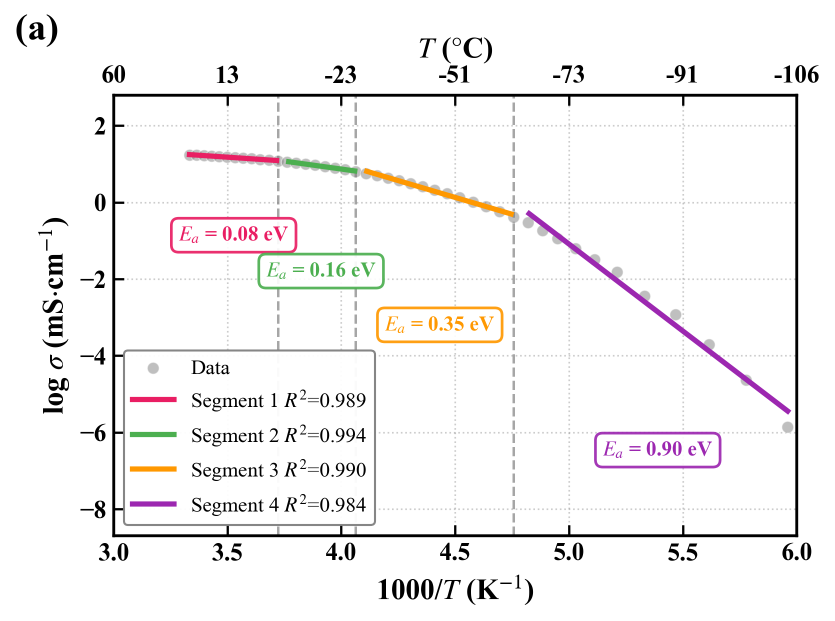
#> input picture paper_figure/figure1_arrhenius_S8-3-9-3_4segments.png, 1669 x 1242 px (shown at 1/2 size)
$ python plot_figure3_composite.py
#> lines starting #> are read from the running program, lines starting #| are printed output that depends on the picture
### paper_figure/am_style_config.py
# -*- coding: utf-8 -*-
"""
Advanced Materials (AM) 期刊绘图风格配置
统一的颜色方案和字体设置

配色参考:
- 主色调：采用高对比度、印刷友好的配色
- S8 (Sepiolite/凹凸棒石): 粉红色系 #E91E63
- S60 (Montmorillonite/蒙脱石): 蓝色系 #2196F3
"""

import sys
import io

# 修复 Windows 控制台编码问题
if sys.platform == 'win32':
    try:
        sys.stdout = io.TextIOWrapper(sys.stdout.buffer, encoding='utf-8', errors='replace')
        sys.stderr = io.TextIOWrapper(sys.stderr.buffer, encoding='utf-8', errors='replace')
    except Exception:
        pass

import matplotlib.pyplot as plt
import matplotlib as mpl

# =============================================================================
# AM 期刊标准颜色方案
# =============================================================================

# 材料颜色 (Material Colors)
COLORS = {
    # 主材料颜色
    'S8': '#E91E63',        # 粉红色 (Pink) - Sepiolite
    'S60': '#2196F3',       # 蓝色 (Blue) - Montmorillonite

    # Segment 颜色 (与 Figure 1 保持一致)
    'segment1': '#E91E63',  # 粉红 (高温段)
    'segment2': '#4CAF50',  # 绿色 (次高温)
    'segment3': '#FF9800',  # 橙色 (次低温)
    'segment4': '#9C27B0',  # 紫色 (低温段)

    # 温区颜色
    'high_temp': '#E53935',    # 红色 (高温 >270K)
    'mid_temp': '#43A047',     # 绿色 (中温 230-270K)
    'low_temp': '#1E88E5',     # 蓝色 (低温 <230K)

    # 辅助颜色
    'fit_line': '#D32F2F',     # 拟合线 (深红)
    'ci_fill': '#BBDEFB',      # 置信区间填充 (浅蓝)
    'ci_fill_pink': '#F8BBD0', # 置信区间填充 (浅粉)
    'grid': '#9E9E9E',         # 网格线 (灰色)
    'reference': '#757575',    # 参考线 (深灰)
    'data_point': '#2C3E50',   # 数据点 (深灰蓝)

    # 梯度色 (用于SHAP等)
    'gradient_pos': '#D32F2F',  # 正向影响 (红)
    'gradient_neg': '#1976D2',  # 负向影响 (蓝)

    # 对比色
    'observed': '#2C3E50',      # 观测值 (深灰)
    'predicted': '#E91E63',     # 预测值 (粉红)

    # Meyer-Neldel 分析颜色
    'mn_s8': '#E91E63',
    'mn_s60': '#2196F3',
    'mn_s8_high': '#F48FB1',   # S8 高温 (浅粉)
    'mn_s8_low': '#AD1457',    # S8 低温 (深粉)
}

# =============================================================================
# AM 期刊字体和尺寸标准
# =============================================================================

# RC 参数配置
AM_RCPARAMS = {
    # 字体
    'font.family': 'sans-serif',
    'font.sans-serif': ['Arial', 'Helvetica', 'DejaVu Sans'],
    'font.size': 10,

    # 坐标轴
    'axes.labelsize': 11,
    'axes.titlesize': 12,
    'axes.titleweight': 'bold',
    'axes.linewidth': 1.2,
    'axes.labelweight': 'normal',

    # 刻度
    'xtick.labelsize': 10,
    'ytick.labelsize': 10,
    'xtick.direction': 'in',
    'ytick.direction': 'in',
    'xtick.major.width': 1.0,
    'ytick.major.width': 1.0,
    'xtick.major.size': 4,
    'ytick.major.size': 4,

    # 图例
    'legend.fontsize': 9,
    'legend.frameon': True,
    'legend.framealpha': 0.9,
    'legend.edgecolor': '#CCCCCC',

    # 线条
    'lines.linewidth': 2.0,
    'lines.markersize': 6,

    # 网格
    'grid.alpha': 0.35,
    'grid.linewidth': 0.8,

    # 保存
    'savefig.dpi': 300,
    'savefig.bbox': 'tight',
    'savefig.pad_inches': 0.1,

    # 其他
    'figure.facecolor': 'white',
    'axes.facecolor': 'white',
}

# 图像尺寸标准 (英寸)
FIGURE_SIZES = {
    'single': (5, 4),           # 单面板
    'double_horizontal': (10, 4),  # 双面板横向
    'double_vertical': (5, 8),     # 双面板纵向
    'triple': (12, 4),          # 三面板
    'quad': (10, 8),            # 四面板 (2x2)
    'wide': (8, 4),             # 宽幅单图
    'tall': (5, 6),             # 高图
}

# =============================================================================
# 辅助函数
# =============================================================================

def setup_am_style():
    """设置 AM 期刊样式"""
    plt.rcParams.update(AM_RCPARAMS)


def get_color(key):
    """获取颜色，支持默认值"""
    return COLORS.get(key, '#333333')


# [14 lines left out: functions create_figure, create_figure_subplots, not called in this run]


def add_panel_label(ax, label, x=-0.15, y=1.05, fontsize=14, fontweight='bold'):
    """添加面板标签 (a), (b), (c) 等"""
    ax.text(x, y, f'({label})', transform=ax.transAxes,
            fontsize=fontsize, fontweight=fontweight, va='bottom')


def save_figure(fig, path_without_ext, dpi=300):
    """保存图形为 PNG 和 PDF 格式"""
    fig.savefig(f'{path_without_ext}.png', dpi=dpi, bbox_inches='tight')
    fig.savefig(f'{path_without_ext}.pdf', bbox_inches='tight')
    print(f'Saved: {path_without_ext}.png')
    print(f'Saved: {path_without_ext}.pdf')


# =============================================================================
# 统计注释格式化
# =============================================================================

# [10 lines left out: function format_pvalue, not called in this run]


def format_r2(r2):
    """格式化 R² 值"""
    return f'R² = {r2:.3f}'


def format_ci(ci_low, ci_high, precision=3):
    """格式化置信区间"""
    return f'95% CI [{ci_low:.{precision}f}, {ci_high:.{precision}f}]'


# =============================================================================
# 颜色映射
# =============================================================================

# [12 lines left out: functions get_temperature_cmap, get_diverging_cmap, not called in this run]


# [23 lines that do not run on import are left out]

### paper_figure/figure3_agent_analysis/plot_figure3_composite.py
# -*- coding: utf-8 -*-
"""
Figure 3: Comprehensive EIS Data Analysis and Agent-Enhanced Mechanism Report

Layout (2×2 composite):
  (a) Arrhenius 4-segment fit (S8-3-9-3)  — Phase 1 automatic analysis
  (b) Violin distribution of Ea           — Cross-material statistics
  (c) ΔEa vs Temperature (confinement)    — Phase 3 ML quantification
  (d) Meyer-Neldel compensation plot       — Phase 3 mechanistic validation

Style: Advanced Materials (AM) journal format
"""

import sys, io, json
import numpy as np
import matplotlib.pyplot as plt
import matplotlib.image as mpimg
import matplotlib.gridspec as gridspec
from pathlib import Path
from scipy import stats

# Windows encoding fix
import os
os.environ.setdefault('PYTHONIOENCODING', 'utf-8')

# ── Paths ──
SCRIPT_DIR = Path(__file__).resolve().parent
PAPER_FIG_DIR = SCRIPT_DIR.parent
CLOSE_DIR = PAPER_FIG_DIR.parent
OUTPUT_DIR = CLOSE_DIR / "output"
PHASE3V2_DIR = OUTPUT_DIR / "phase3v2_results"

sys.path.insert(0, str(PAPER_FIG_DIR))
from am_style_config import (
    setup_am_style, COLORS, save_figure, add_panel_label
)

# ── AM Style ──
setup_am_style()

# ============================================================
# Color palette (AM-compliant)
# ============================================================
C_S8 = '#E91E63'
C_S60 = '#2196F3'
C_SEG = ['#E91E63', '#4CAF50', '#FF9800', '#9C27B0']  # seg 1-4
C_HIGH = '#E53935'
C_MID = '#43A047'
C_LOW = '#1E88E5'
C_FIT = '#D32F2F'
C_CI = '#F8BBD0'
C_REF = '#757575'
C_DATA = '#2C3E50'

# ============================================================
# Figure setup
# ============================================================
fig = plt.figure(figsize=(12, 10), dpi=300)
gs = gridspec.GridSpec(2, 2, hspace=0.35, wspace=0.35,
                       left=0.08, right=0.97, top=0.95, bottom=0.06)

# ============================================================
# (a) Arrhenius 4-segment — embed existing PNG
# ============================================================
ax_a = fig.add_subplot(gs[0, 0])

arrhenius_png = PAPER_FIG_DIR / "figure1_arrhenius_S8-3-9-3_4segments.png"
if arrhenius_png.exists():
    img = mpimg.imread(str(arrhenius_png))
#> img is the input picture: shape (1242, 1669, 4) float32; mean R, G, B, A 0.96, 0.954, 0.955, 1
    ax_a.imshow(img)
    ax_a.set_axis_off()
else:
    ax_a.text(0.5, 0.5, "Arrhenius plot\n(image not found)",
              ha='center', va='center', fontsize=11, transform=ax_a.transAxes)
    ax_a.set_axis_off()

add_panel_label(ax_a, 'a', x=-0.02, y=1.02, fontsize=14)

# ============================================================
# (b) Violin distribution — embed existing PNG
# ============================================================
ax_b = fig.add_subplot(gs[0, 1])

violin_png = PAPER_FIG_DIR / "figure2" / "figure2_violin_distribution.png"
if violin_png.exists():
    img = mpimg.imread(str(violin_png))
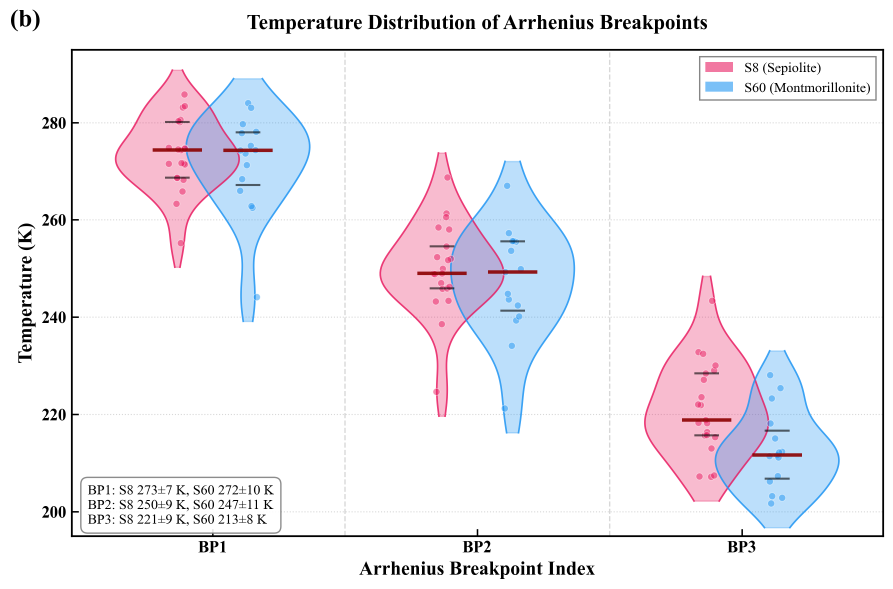
#> input picture paper_figure/figure2/figure2_violin_distribution.png, 2679 x 1767 px (shown at 1/3 size)
#> img is the input picture: shape (1767, 2679, 4) float32; mean R, G, B, A 0.949, 0.935, 0.953, 1
    ax_b.imshow(img)
    ax_b.set_axis_off()
else:
    ax_b.text(0.5, 0.5, "Violin plot\n(image not found)",
              ha='center', va='center', fontsize=11, transform=ax_b.transAxes)
    ax_b.set_axis_off()

add_panel_label(ax_b, 'b', x=-0.02, y=1.02, fontsize=14)

# ============================================================
# (c) ΔEa vs Temperature — regenerate from data
# ============================================================
ax_c = fig.add_subplot(gs[1, 0])

# Load confinement data
conf_json = PHASE3V2_DIR / "confinement" / "summary.json"
if conf_json.exists():
    conf = json.loads(conf_json.read_text(encoding='utf-8'))
else:
    conf = None

# Load integrated CSV for raw points
csv_path = PHASE3V2_DIR / "integrated_data.csv"
if csv_path.exists():
    import pandas as pd
    df = pd.read_csv(csv_path)
    # Only S8 points with numeric segments
    s8 = df[(df['material_type'] == 'S8') & (df['segment'] != 'full_range')].copy()
    s60 = df[(df['material_type'] == 'S60') & (df['segment'] != 'full_range')].copy()

    # Build delta_ea: Ea(S8) - predicted_Ea_S60
    # Use a simple S60 regression: Ea ~ f(R, T)
    if len(s60) > 5 and len(s8) > 5:
        from sklearn.linear_model import Ridge
        from sklearn.preprocessing import PolynomialFeatures
        s60_clean = s60.dropna(subset=['R', 'T_avg_K', 'Ea_eV'])
        X60 = s60_clean[['R', 'T_avg_K']].values
        y60 = s60_clean['Ea_eV'].values
        poly = PolynomialFeatures(2, include_bias=False)
        X60p = poly.fit_transform(X60)
        ridge = Ridge(alpha=1.0).fit(X60p, y60)

        s8_clean = s8.dropna(subset=['R', 'T_avg_K', 'Ea_eV'])
        X8 = s8_clean[['R', 'T_avg_K']].values
        X8p = poly.transform(X8)
        s8_pred = ridge.predict(X8p)

        T_vals = s8_clean['T_avg_K'].values
        dea_vals = s8_clean['Ea_eV'].values - s8_pred
    else:
        T_vals = None
        dea_vals = None
else:
    T_vals = None
    dea_vals = None

# If we have confinement summary, use zone data
if conf:
    zones = conf.get("temperature_zones", {})
    zone_labels = {
        "low_T_under_230K": ("<230 K", C_LOW),
        "mid_T_230_270K": ("230–270 K", C_MID),
        "high_T_over_270K": (">270 K", C_HIGH),
    }

    # If we have raw data, scatter + fit
    if T_vals is not None and len(T_vals) > 5:
        ax_c.scatter(T_vals, dea_vals, s=18, alpha=0.3, color=C_DATA,
                     edgecolors='none', zorder=2)
        # Linear fit
        slope, intercept, r_value, p_value, std_err = stats.linregress(T_vals, dea_vals)
        T_fit = np.linspace(T_vals.min(), T_vals.max(), 100)
        dea_fit = slope * T_fit + intercept
        ax_c.plot(T_fit, dea_fit, '-', color=C_FIT, linewidth=2.0, zorder=3,
                  label=f'Linear fit (slope = {slope*1000:.2f} meV/K)')
        # CI
        n = len(T_vals)
        se = std_err * np.sqrt(1/n + (T_fit - T_vals.mean())**2 / np.sum((T_vals - T_vals.mean())**2))
        ax_c.fill_between(T_fit, dea_fit - 1.96*se, dea_fit + 1.96*se,
                          alpha=0.15, color=C_S8, zorder=1)
    else:
        # Use zone averages
        zone_Ts = [200, 250, 280]
        zone_deas = []
        zone_colors = []
        for key, (label, color) in zone_labels.items():
            z = zones.get(key, {})
            if z:
                dea = z.get("delta_ea_mean", 0)
                zone_deas.append(dea)
                zone_colors.append(color)
        if zone_deas:
            ax_c.bar(range(len(zone_deas)), zone_deas, color=zone_colors)

        slope_data = conf.get("linear_trend", {})
        if slope_data:
            slope = slope_data.get("slope", -0.00215)
            r2 = slope_data.get("r_squared", 0.19)

    # Zone shading
    zone_y_pos = [0.20, 0.006, 0.048]  # approximate
    zone_x_mid = [200, 250, 280]
    for i, (key, (label, color)) in enumerate(zone_labels.items()):
        z = zones.get(key, {})
        dea_mean = z.get("delta_ea_mean", zone_y_pos[i])
        n_pts = z.get("n", "?")
        ax_c.annotate(f'{label}\ndEa={dea_mean:.3f} eV\n(n={n_pts})',
                      xy=(zone_x_mid[i], dea_mean),
                      fontsize=7.5, ha='center', va='bottom',
                      color=color, fontweight='bold',
                      bbox=dict(boxstyle='round,pad=0.2', facecolor='white',
                                edgecolor=color, alpha=0.8))

    # Reference line
    ax_c.axhline(0, color=C_REF, linestyle='--', linewidth=1.0, alpha=0.6)

    # Stats annotation
    overall = conf.get("overall", {})
    mean_dea = overall.get("mean", 0.082)
    ci_lo = overall.get("ci_95_low", 0.054)
    ci_hi = overall.get("ci_95_high", 0.110)
    ax_c.text(0.97, 0.97,
              f'Overall dEa = {mean_dea:.3f} eV\n'
              f'95% CI [{ci_lo:.3f}, {ci_hi:.3f}]\n'
              r'p = 1.8$\times$10$^{-5}$',
              transform=ax_c.transAxes, fontsize=7.5,
              va='top', ha='right',
              bbox=dict(boxstyle='round,pad=0.3', facecolor='#FFF9C4',
                        edgecolor='#FBC02D', alpha=0.9))

ax_c.set_xlabel('Temperature (K)', fontsize=11)
ax_c.set_ylabel(r'$\Delta$Ea = Ea(S8) $-$ Ea(S60 pred.) (eV)', fontsize=11)
ax_c.set_title('Confinement Effect vs Temperature', fontsize=12, fontweight='bold')
if T_vals is not None and len(T_vals) > 5:
    ax_c.legend(fontsize=8, loc='upper left', framealpha=0.9)
ax_c.grid(True, alpha=0.3, linewidth=0.6)
add_panel_label(ax_c, 'c', x=-0.15, y=1.05, fontsize=14)

# ============================================================
# (d) Meyer-Neldel compensation plot — regenerate from data
# ============================================================
ax_d = fig.add_subplot(gs[1, 1])

mn_json = PHASE3V2_DIR / "meyer_neldel" / "summary.json"
if mn_json.exists():
    mn = json.loads(mn_json.read_text(encoding='utf-8'))
else:
    mn = None

# Load data from CSV
if csv_path.exists():
    import pandas as pd
    df_all = pd.read_csv(csv_path)
    s8_data = df_all[(df_all['material_type'] == 'S8') & (df_all['segment'] != 'full_range')].copy()
    s60_data = df_all[(df_all['material_type'] == 'S60') & (df_all['segment'] != 'full_range')].copy()

    if 'Ea_eV' in s8_data.columns and 'ln_sigma0' in s8_data.columns:
        # S8 data
        ea_s8 = s8_data['Ea_eV'].values
        ls0_s8 = s8_data['ln_sigma0'].values
        mask_s8 = np.isfinite(ea_s8) & np.isfinite(ls0_s8)
        ea_s8, ls0_s8 = ea_s8[mask_s8], ls0_s8[mask_s8]

        # S60 data
        ea_s60 = s60_data['Ea_eV'].values
        ls0_s60 = s60_data['ln_sigma0'].values
        mask_s60 = np.isfinite(ea_s60) & np.isfinite(ls0_s60)
        ea_s60, ls0_s60 = ea_s60[mask_s60], ls0_s60[mask_s60]

        # Scatter S60
        ax_d.scatter(ea_s60, ls0_s60, s=30, alpha=0.5, color=C_S60,
                     edgecolors='white', linewidths=0.5, zorder=3,
                     label=r'S60 (Bulk H$_3$PO$_4$)')
        # Scatter S8
        ax_d.scatter(ea_s8, ls0_s8, s=30, alpha=0.5, color=C_S8,
                     edgecolors='white', linewidths=0.5, zorder=3,
                     label=r'S8 (Sepiolite + H$_3$PO$_4$)')

        # Fit lines
        if len(ea_s8) > 3:
            sl_s8, int_s8, r_s8, _, _ = stats.linregress(ea_s8, ls0_s8)
            ea_range = np.linspace(min(ea_s8.min(), ea_s60.min()) - 0.05,
                                   max(ea_s8.max(), ea_s60.max()) + 0.05, 100)
            ax_d.plot(ea_range, sl_s8 * ea_range + int_s8, '-',
                      color=C_S8, linewidth=2.0, alpha=0.8, zorder=2)
        if len(ea_s60) > 3:
            sl_s60, int_s60, r_s60, _, _ = stats.linregress(ea_s60, ls0_s60)
            ax_d.plot(ea_range, sl_s60 * ea_range + int_s60, '-',
                      color=C_S60, linewidth=2.0, alpha=0.8, zorder=2)

        # MN annotations
        if mn:
            fits = mn.get("fits", {})
            s8_fit = fits.get("S8", {})
            s60_fit = fits.get("S60", {})
            emn_s8 = s8_fit.get("E_MN_eV", 0.020)
            r2_s8 = s8_fit.get("R2", 0.98)
            emn_s60 = s60_fit.get("E_MN_eV", 0.021)
            r2_s60 = s60_fit.get("R2", 0.98)

            ax_d.text(0.03, 0.97,
                      f'S8: E$_{{MN}}$ = {emn_s8:.4f} eV, R\u00b2 = {r2_s8:.4f}\n'
                      f'S60: E$_{{MN}}$ = {emn_s60:.4f} eV, R\u00b2 = {r2_s60:.4f}',
                      transform=ax_d.transAxes, fontsize=8,
                      va='top', ha='left',
                      bbox=dict(boxstyle='round,pad=0.3', facecolor='white',
                                edgecolor='#BDBDBD', alpha=0.9))

    else:
        # Fallback: embed PNG
        mn_png = PHASE3V2_DIR / "meyer_neldel" / "meyer_neldel_s8.png"
        if mn_png.exists():
            img = mpimg.imread(str(mn_png))
            ax_d.imshow(img)
            ax_d.set_axis_off()

else:
    ax_d.text(0.5, 0.5, "Meyer-Neldel\n(data not available)",
              ha='center', va='center', fontsize=11, transform=ax_d.transAxes)

ax_d.set_xlabel('Activation Energy, Ea (eV)', fontsize=11)
ax_d.set_ylabel(r'ln($\sigma_0$) (ln S$\cdot$cm$^{-1}$)', fontsize=11)
ax_d.set_title('Meyer-Neldel Compensation', fontsize=12, fontweight='bold')
ax_d.legend(fontsize=8.5, loc='lower right', framealpha=0.9)
ax_d.grid(True, alpha=0.3, linewidth=0.6)
add_panel_label(ax_d, 'd', x=-0.15, y=1.05, fontsize=14)

# ============================================================
# Save
# ============================================================
output_base = str(SCRIPT_DIR / "figure3_agent_analysis_composite")
save_figure(fig, output_base, dpi=300)
#> in save_figure, `fig.savefig(f'{path_without_ext}.png', dpi=dpi, bbox_inches='tight')`:
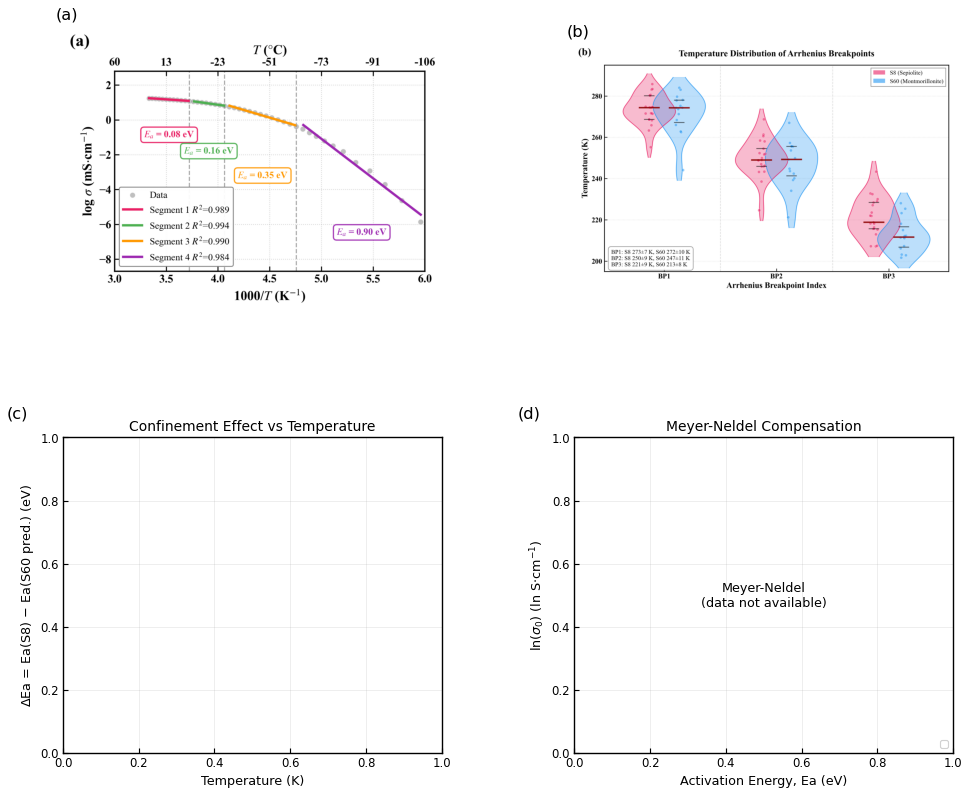
#> figure drawn by matplotlib, 2 panels
plt.close(fig)
print("\nFigure 3 complete!")
